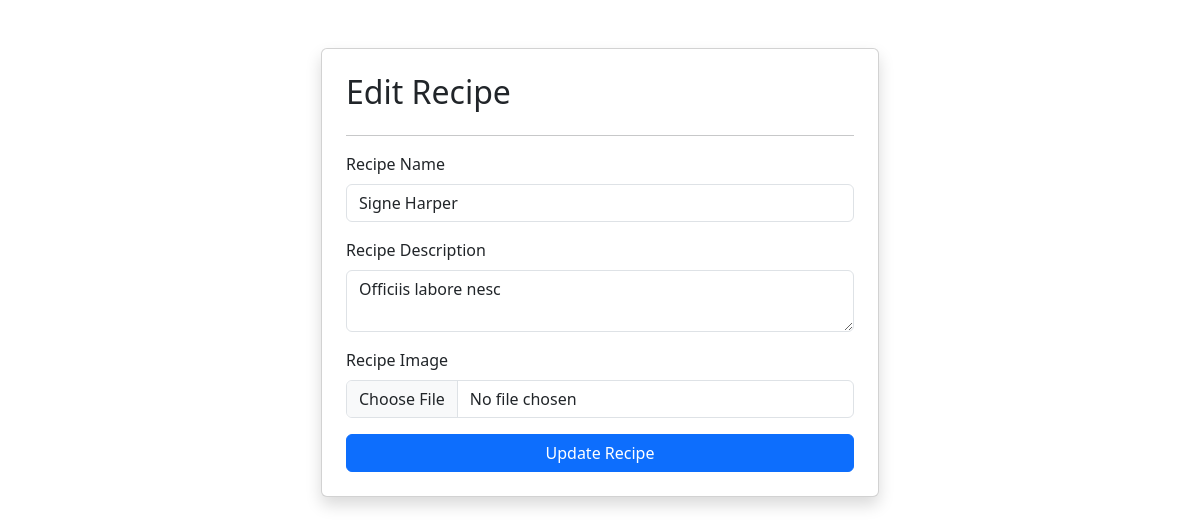
The app's page /recipe/update/3/, older data.
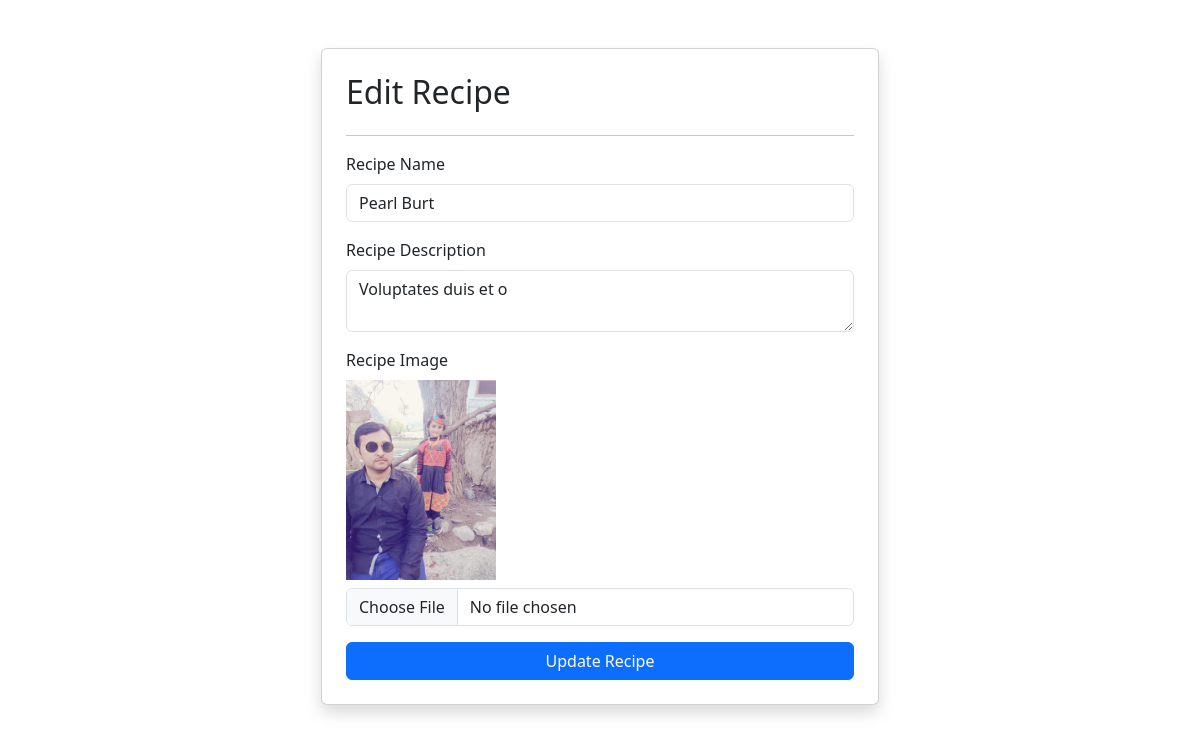
The same page, newer data.
### vege/models.py (models this page shows, shortened)
class Recipe(models.Model):
    recipe_name = models.CharField(max_length=100)
    slug = models.SlugField(unique=True, blank=True)
    recipe_description = models.TextField()
    recipe_image = models.ImageField(upload_to='recipe')
    recipe_view_count = models.IntegerField(default=1)
    is_deleted = models.BooleanField(default=False)

### vege/views.py (the view, shortened to what this page needs)
# urls.py: path('recipe/update/<int:id>/', update_recipe, name='update_recipe'),
def update_recipe(request, id):
    recipe = Recipe.objects.get(id=id)
    return render(request, "update_recipe.html", {"recipe": recipe})

### vege/templates/update_recipe.html (shortened to what this page needs)
{% extends "base.html" %}
{% load static %}
{% block start %}
<div class="container mt-5">
    <form class="col-md-6 mx-auto card p-4 shadow" method="post" enctype="multipart/form-data">
        <h2>Edit Recipe</h2>
        <hr>
        <div class="mb-3">
            <label class="form-label">Recipe Name</label>
            <input name="recipe_name" required type="text" class="form-control" value="{{ recipe.recipe_name }}">
        </div>
        <div class="mb-3">
            <label class="form-label">Recipe Description</label>
            <textarea name="recipe_description" required class="form-control">{{ recipe.recipe_description }}</textarea>
        </div>
        <div class="mb-3">
            <label class="form-label">Recipe Image</label><br>
            {% if recipe.recipe_image %}
                <img src="{{ recipe.recipe_image.url }}" width="150" class="mb-2"><br>
            {% endif %}
            <input name="recipe_image" type="file" class="form-control">
        </div>
        <button type="submit" class="btn btn-primary">Update Recipe</button>
    </form>
</div>
{% endblock %}

Row changes from the older to the newer data that the page shows:
changed Recipe: recipe_name "Signe Harper" → "Pearl Burt"; recipe_description "Officiis labore nesc" → "Voluptates duis et o"; recipe_image: picture added
